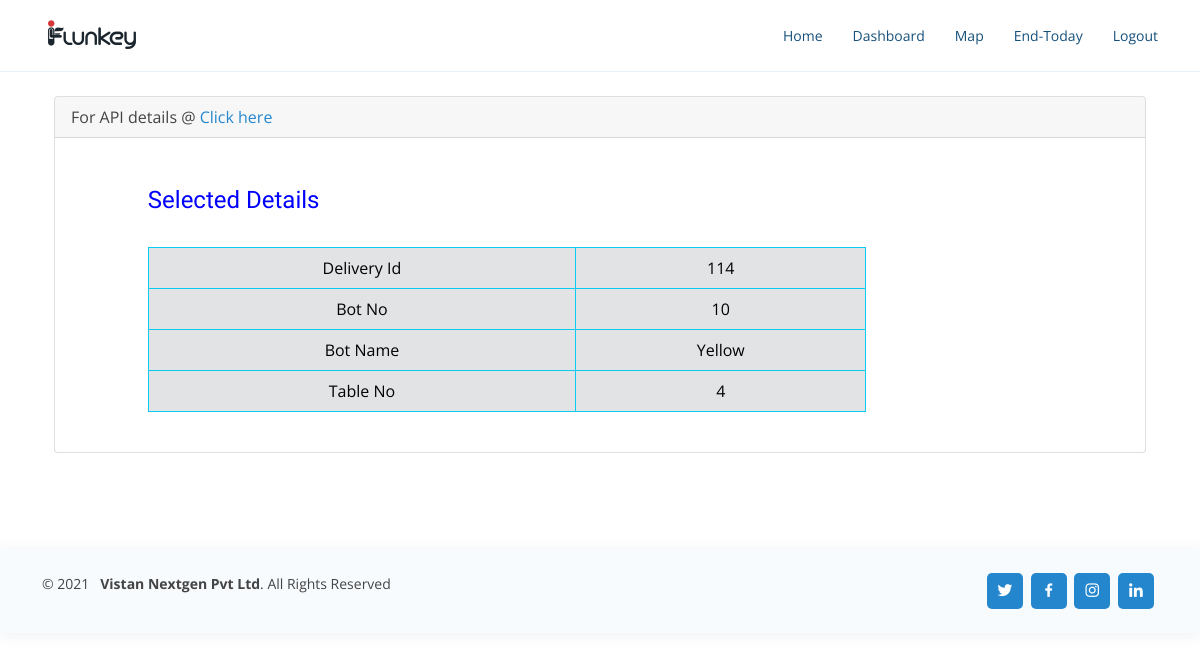
Before: /success/ with the older database file.
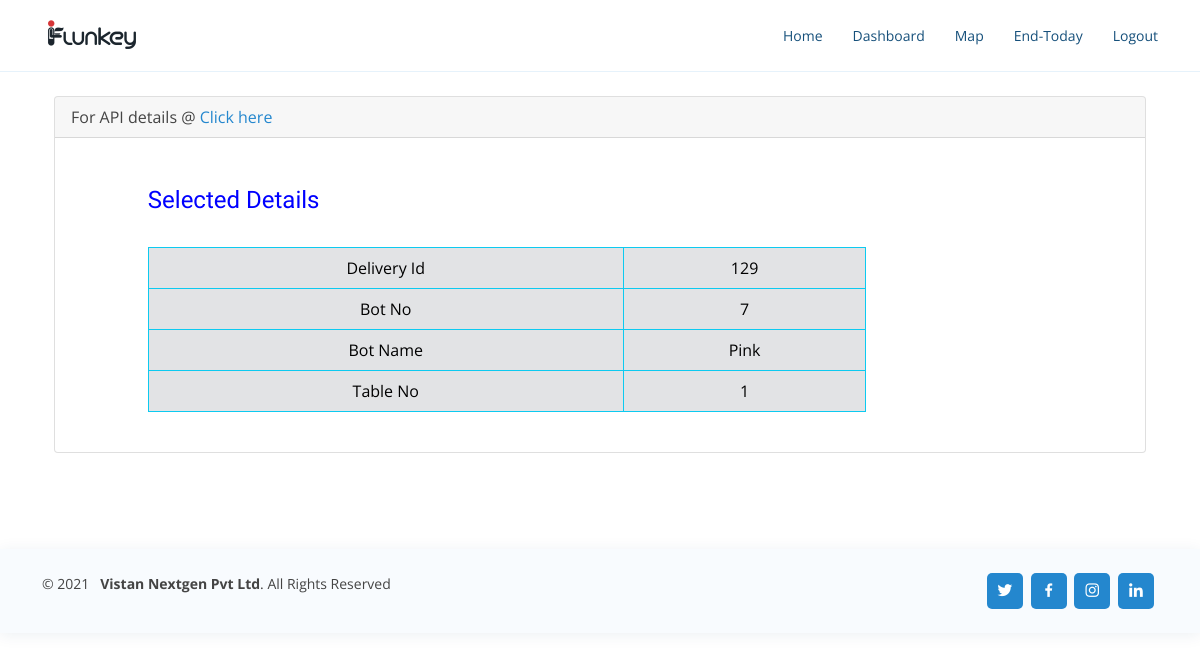
After: the same page with the newer database file.
### api/models.py (models this page shows, shortened)
class FinalDelivery(models.Model):
    bot_no = models.IntegerField()
    bot_name = models.CharField(max_length = 100)
    table_no = models.IntegerField()
    ip = models.CharField(max_length = 30)
    port = models.IntegerField()
    food_type = models.CharField(max_length=30, null = True, blank = True)
    speed_of_the_bot = models.IntegerField(null = True, blank = True)
    created_at = models.DateTimeField(auto_now_add = True)
    food_delivered = models.BooleanField(default = True)
    time = models.DecimalField(max_digits=50, decimal_places=6, default = 0)
    class Meta:
        verbose_name = 'Final Delivery'
        verbose_name_plural = 'Final Deliveries'

### api/views.py (the view)
# urls.py: path('success/', views.DisplayOP, name = 'display-op'),
def DisplayOP(request):
    d = FinalDelivery.objects.latest('pk')
    return render(request, 'api/op.html', {'d':d})

### api/templates/api/op.html (shortened to what this page needs)
{% extends 'api/base.html' %}
{% block content %}
{% if d %}
<div class="container">
    <div class="container">
        <div class="card">
            <div class="card-header">For API details @ <a href="/latest">Click here</a></div>
            <br>
            <div class="card-info text-center" style="color: Blue;">
                <div class="row">
                    <div class="col-1">
                    </div>
                    <div class="col-8"><br>
                        <h4 style="text-align: left;">Selected Details</h4> <br>
                        <table class="table table-bordered table-secondary border-info ">
                            <tr>
                                <td>Delivery Id</td>
                                <td>{{d.id}}</td>
                            </tr>
                            <tr>
                                <td>Bot No</td>
                                <td>{{d.bot_no}}</td>
                            </tr>
                            <tr>
                                <td>Bot Name</td>
                                <td>{{d.bot_name}}</td>
                            </tr>
                            <tr>
                                <td>Table No</td>
                                <td>{{d.table_no}}</td>
                            </tr>
                        </table><br>
                    </div>
                    <div class="col-3">
                    </div>
                </div>
            </div>
        </div>
    </div>
</div>
{% endif %}
{% endblock %}

Changed rows visible on the page:
no longer on this page (row unchanged): FinalDelivery: id "114", bot_no "10", bot_name "Yellow", table_no "4"
added FinalDelivery: id "129", bot_no "7", bot_name "Pink", table_no "1"
